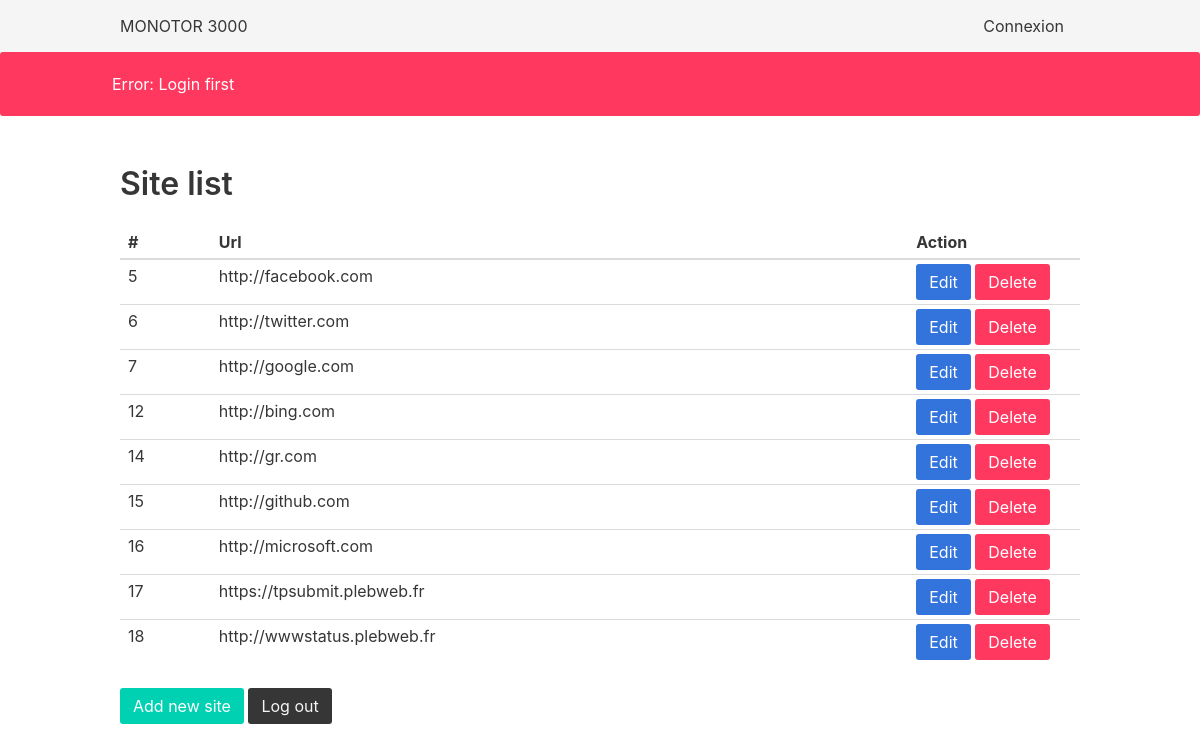
/admin, run on an earlier commit of the app's database.
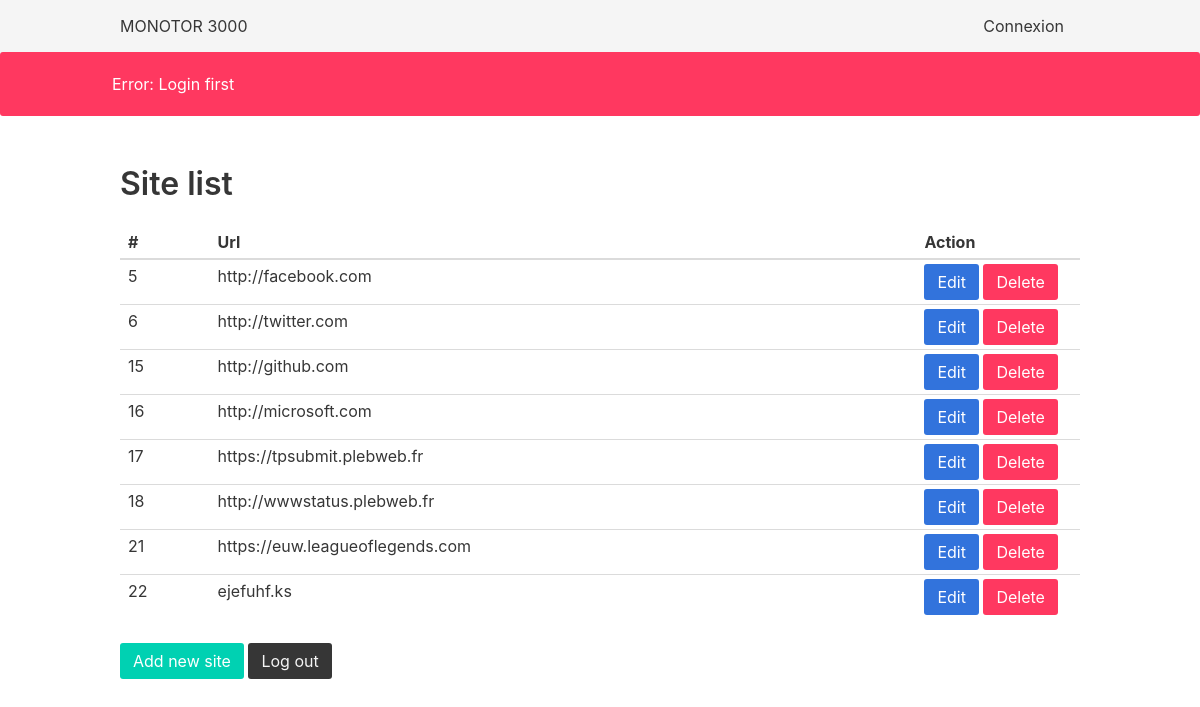
And on a later commit of the database.
### tables this page shows
CREATE TABLE "site"
(
    id INTEGER PRIMARY KEY AUTOINCREMENT,
    url VARCHAR(200) DEFAULT empty
);

### app.py (the view)
@app.route('/admin')
def admin():
    check_login()
    sites = sql_obj.get_all_data_site()
    return render_template('admin/admin.html', sites=sites)

### SQLRequest.py (called while the page is built)
    def exe_sql(self, query, commit=False):
        req = sqlite3.connect(self.app.config['BDD']).execute(query)
        if commit:
            req.execute("COMMIT ")
        return req

    def get_all_data_site(self):
        sites = self.exe_sql("SELECT * FROM site")
        return sites.fetchall()

### app.py (called while the page is built)
def check_login():
    if not session.get('is_login'):
        flash('Error: Login first')
        return redirect(url_for('login'))

### templates/admin/admin.html (shortened to what this page needs)
{% extends 'layout.html' %}
{% block body %}
    <h1 class="title">Site list</h1>
    <table class="table is-narrow is-fullwidth">
        <thead>
        <tr>
            <th>#</th>
            <th>Url</th>
            <th>Action</th>
        </tr>
        </thead>
        <tbody>
        {% for site in sites %}
            <tr>
                <td style="padding-right: 50px">{{ site[0] }}</td>
                <td style="padding-right: 350px">{{ site[1] }}</td>
                <td style="padding-right: 0">
                    <a class="button is-link" href="{{ url_for('edit_site', id_site=site[0]) }}">Edit</a>
                    <a class="button is-danger" href="{{ url_for('delete_site', id_site=site[0]) }}">Delete</a></td>
            </tr>
        {% endfor %}
        </tbody>
    </table>
    <a href="{{ url_for('new_site') }}" class="button is-primary">Add new site</a>
    <a href="{{ url_for('logout') }}" class="button is-dark">Log out</a>
{% endblock %}

### templates/layout.html (shortened to what this page needs)
<!DOCTYPE html>
<html lang="en">
<head>
    <link rel="stylesheet" href="{{ url_for('static', filename = 'bulma.min.css') }}">
    <link rel="stylesheet" href="{{ url_for('static', filename = 'custom.css') }}">
</head>
<body>
<nav class="navbar has-shadow is-light">
    <div class="container">
        <div class="navbar-brand">
            <a class="navbar-item" href="/">
                MONOTOR 3000
            </a>
        </div>
        <div class="navbar-end">
            {% if session.get('is_login') %}
                <div class="navbar-item has-dropdown is-hoverable">
                    <label class="navbar-link">Administration</label>
                    <div class="navbar-dropdown">
                        <a href="{{ url_for('admin') }}" class="navbar-item">
                            Main panel
                        </a>
                        <hr class="navbar-divider">
                        <a href="{{ url_for('logout') }}" class="navbar-item">
                            Log out
                        </a>
                    </div>
                </div>
            {% else %}
                <a class="navbar-item" href="{{ url_for('login') }}">Connexion</a>
            {% endif %}
        </div>
    </div>
</nav>
{% with messages = get_flashed_messages() %}
    {% if messages %}
        <ul>
            {% for message in messages %}
                {% if "Error" in message %}
                    <div class="notification is-danger">
                {% else %}
                    <div class="notification is-info">
                {% endif %}
            <div class="container">
                {{ message }}
            </div>
            </div>
            {% endfor %}
        </ul>
    {% endif %}
{% endwith %}
<div class="container" id="corps">
    {% block body %}{% endblock %}
</div>
</body>
</html>

### static/custom.css (style rules this page uses)
div#corps { padding-top: 50px; }

What changed in the data, as far as the page shows it:
removed site: id "7", url "http://google.com"
removed site: id "12", url "http://bing.com"
removed site: id "14", url "http://gr.com"
added site: id "21", url "https://euw.leagueoflegends.com"
added site: id "22", url "ejefuhf.ks"
